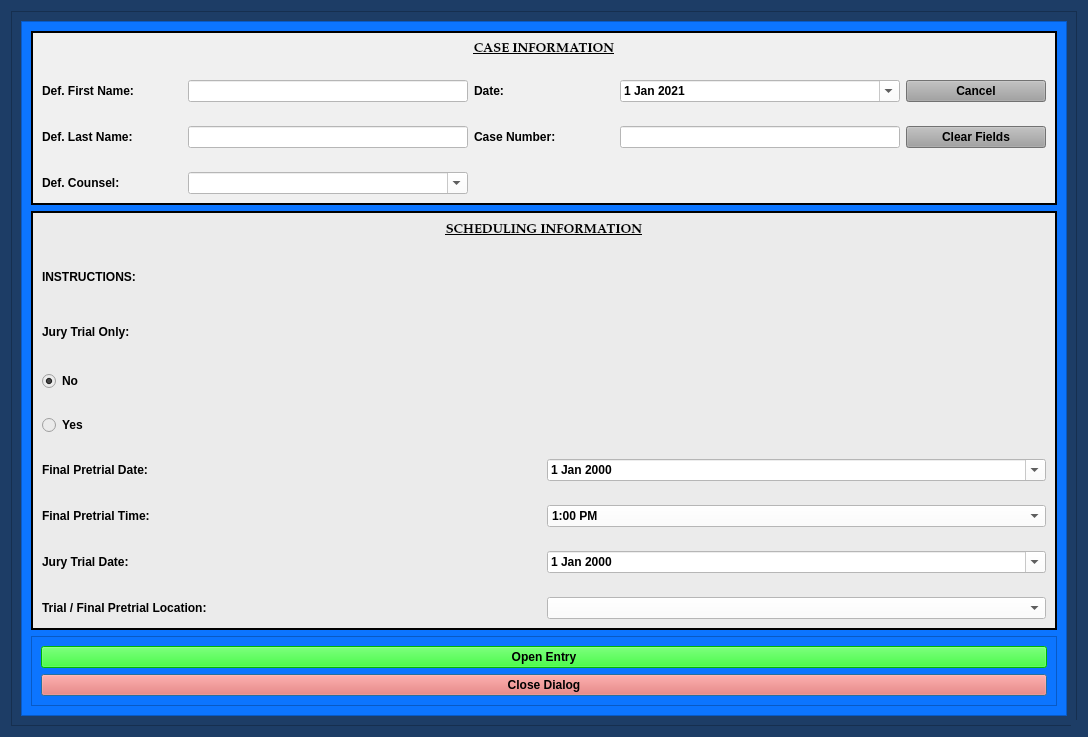
<?xml version="1.0" encoding="UTF-8"?>
<ui version="4.0">
 <class>FinalJuryNoticeOfHearingDialog</class>
 <widget class="QDialog" name="FinalJuryNoticeOfHearingDialog">
  <property name="windowModality">
   <enum>Qt::NonModal</enum>
  </property>
  <property name="geometry">
   <rect>
    <x>0</x>
    <y>0</y>
    <width>1088</width>
    <height>737</height>
   </rect>
  </property>
  <property name="sizePolicy">
   <sizepolicy hsizetype="Preferred" vsizetype="Preferred">
    <horstretch>0</horstretch>
    <verstretch>0</verstretch>
   </sizepolicy>
  </property>
  <property name="minimumSize">
   <size>
    <width>0</width>
    <height>0</height>
   </size>
  </property>
  <property name="maximumSize">
   <size>
    <width>2500</width>
    <height>3500</height>
   </size>
  </property>
  <property name="palette">
   <palette>
    <active>
     <colorrole role="Button">
      <brush brushstyle="SolidPattern">
       <color alpha="255">
        <red>29</red>
        <green>61</green>
        <blue>102</blue>
       </color>
      </brush>
     </colorrole>
     <colorrole role="Base">
      <brush brushstyle="SolidPattern">
       <color alpha="255">
        <red>29</red>
        <green>61</green>
        <blue>102</blue>
       </color>
      </brush>
     </colorrole>
     <colorrole role="Window">
      <brush brushstyle="SolidPattern">
       <color alpha="255">
        <red>29</red>
        <green>61</green>
        <blue>102</blue>
       </color>
      </brush>
     </colorrole>
    </active>
    <inactive>
     <colorrole role="Button">
      <brush brushstyle="SolidPattern">
       <color alpha="255">
        <red>29</red>
        <green>61</green>
        <blue>102</blue>
       </color>
      </brush>
     </colorrole>
     <colorrole role="Base">
      <brush brushstyle="SolidPattern">
       <color alpha="255">
        <red>29</red>
        <green>61</green>
        <blue>102</blue>
       </color>
      </brush>
     </colorrole>
     <colorrole role="Window">
      <brush brushstyle="SolidPattern">
       <color alpha="255">
        <red>29</red>
        <green>61</green>
        <blue>102</blue>
       </color>
      </brush>
     </colorrole>
    </inactive>
    <disabled>
     <colorrole role="Button">
      <brush brushstyle="SolidPattern">
       <color alpha="255">
        <red>29</red>
        <green>61</green>
        <blue>102</blue>
       </color>
      </brush>
     </colorrole>
     <colorrole role="Base">
      <brush brushstyle="SolidPattern">
       <color alpha="255">
        <red>29</red>
        <green>61</green>
        <blue>102</blue>
       </color>
      </brush>
     </colorrole>
     <colorrole role="Window">
      <brush brushstyle="SolidPattern">
       <color alpha="255">
        <red>29</red>
        <green>61</green>
        <blue>102</blue>
       </color>
      </brush>
     </colorrole>
    </disabled>
   </palette>
  </property>
  <property name="font">
   <font>
    <family>Palatino Linotype</family>
    <pointsize>10</pointsize>
    <weight>75</weight>
    <italic>false</italic>
    <bold>true</bold>
   </font>
  </property>
  <property name="windowTitle">
   <string>Final and Jury Notice of Hearing Information</string>
  </property>
  <property name="toolTip">
   <string/>
  </property>
  <property name="styleSheet">
   <string notr="true">background-color: rgb(29, 61, 102);
font: 75 10pt &quot;Palatino Linotype&quot;;
font-weight: bold;</string>
  </property>
  <property name="sizeGripEnabled">
   <bool>true</bool>
  </property>
  <property name="modal">
   <bool>true</bool>
  </property>
  <layout class="QGridLayout" name="gridLayout_8">
   <item row="0" column="0">
    <widget class="QFrame" name="frame_4">
     <property name="styleSheet">
      <string notr="true">background-color: rgb(29, 61, 102);</string>
     </property>
     <property name="frameShape">
      <enum>QFrame::StyledPanel</enum>
     </property>
     <property name="frameShadow">
      <enum>QFrame::Raised</enum>
     </property>
     <layout class="QGridLayout" name="gridLayout_4">
      <item row="0" column="0">
       <widget class="QScrollArea" name="scrollArea">
        <property name="focusPolicy">
         <enum>Qt::NoFocus</enum>
        </property>
        <property name="styleSheet">
         <string notr="true">background-color: rgb(12, 117, 255);</string>
        </property>
        <property name="widgetResizable">
         <bool>true</bool>
        </property>
        <widget class="QWidget" name="scrollAreaWidgetContents">
         <property name="geometry">
          <rect>
           <x>0</x>
           <y>0</y>
           <width>1027</width>
           <height>704</height>
          </rect>
         </property>
         <layout class="QGridLayout" name="gridLayout_2">
          <item row="2" column="0">
           <widget class="QFrame" name="frame_8">
            <property name="styleSheet">
             <string notr="true">background-color: rgb(12, 117, 255);</string>
            </property>
            <property name="frameShape">
             <enum>QFrame::StyledPanel</enum>
            </property>
            <property name="frameShadow">
             <enum>QFrame::Raised</enum>
            </property>
            <layout class="QGridLayout" name="gridLayout_10">
             <item row="2" column="0">
              <widget class="QPushButton" name="close_dialog_Button">
               <property name="styleSheet">
                <string notr="true">background-color: rgb(255, 96, 82);
font: 75 11pt &quot;Palatino Linotype&quot;;
font-weight: bold;</string>
               </property>
               <property name="text">
                <string>Close Dialog</string>
               </property>
              </widget>
             </item>
             <item row="0" column="0">
              <widget class="QPushButton" name="create_entry_Button">
               <property name="styleSheet">
                <string notr="true">background-color: rgb(0, 255, 0);
font: 75 11pt &quot;Palatino Linotype&quot;;
font-weight: bold;</string>
               </property>
               <property name="text">
                <string>Open Entry</string>
               </property>
               <property name="autoDefault">
                <bool>false</bool>
               </property>
              </widget>
             </item>
            </layout>
           </widget>
          </item>
          <item row="1" column="0">
           <widget class="QFrame" name="frame_5">
            <property name="styleSheet">
             <string notr="true">background-color: rgb(235, 235, 235);</string>
            </property>
            <property name="frameShape">
             <enum>QFrame::Box</enum>
            </property>
            <property name="frameShadow">
             <enum>QFrame::Plain</enum>
            </property>
            <property name="lineWidth">
             <number>2</number>
            </property>
            <layout class="QGridLayout" name="gridLayout_6">
             <item row="0" column="0">
              <layout class="QGridLayout" name="gridLayout_3" rowstretch="1,2,2,2,0,0,0,0,0" rowminimumheight="0,0,0,0,0,0,0,0,0">
               <property name="verticalSpacing">
                <number>24</number>
               </property>
               <item row="2" column="0">
                <widget class="QLabel" name="label_8">
                 <property name="text">
                  <string>Jury Trial Only:</string>
                 </property>
                </widget>
               </item>
               <item row="6" column="1">
                <widget class="NoScrollComboBox" name="final_pretrial_time_box">
                 <property name="enabled">
                  <bool>true</bool>
                 </property>
                 <property name="styleSheet">
                  <string notr="true">background-color: rgb(255, 255, 255);</string>
                 </property>
                 <item>
                  <property name="text">
                   <string>1:00 PM</string>
                  </property>
                 </item>
                 <item>
                  <property name="text">
                   <string>1:15 PM</string>
                  </property>
                 </item>
                 <item>
                  <property name="text">
                   <string>1:30 PM</string>
                  </property>
                 </item>
                 <item>
                  <property name="text">
                   <string>1:45 PM</string>
                  </property>
                 </item>
                 <item>
                  <property name="text">
                   <string>2:00 PM</string>
                  </property>
                 </item>
                 <item>
                  <property name="text">
                   <string>2:15 PM</string>
                  </property>
                 </item>
                 <item>
                  <property name="text">
                   <string>2:30 PM</string>
                  </property>
                 </item>
                 <item>
                  <property name="text">
                   <string>2:45 PM</string>
                  </property>
                 </item>
                 <item>
                  <property name="text">
                   <string>3:00 PM</string>
                  </property>
                 </item>
                 <item>
                  <property name="text">
                   <string>3:15 PM</string>
                  </property>
                 </item>
                 <item>
                  <property name="text">
                   <string>3:30 PM</string>
                  </property>
                 </item>
                 <item>
                  <property name="text">
                   <string>3:45 PM</string>
                  </property>
                 </item>
                 <item>
                  <property name="text">
                   <string>4:00 PM</string>
                  </property>
                 </item>
                 <item>
                  <property name="text">
                   <string>4:15 PM</string>
                  </property>
                 </item>
                </widget>
               </item>
               <item row="6" column="0">
                <widget class="QLabel" name="final_pretrial_time_label">
                 <property name="text">
                  <string>Final Pretrial Time:</string>
                 </property>
                </widget>
               </item>
               <item row="4" column="0">
                <widget class="QRadioButton" name="jury_trial_only_yes_radioButton">
                 <property name="text">
                  <string>Yes</string>
                 </property>
                 <attribute name="buttonGroup">
                  <string notr="true">buttonGroup</string>
                 </attribute>
                </widget>
               </item>
               <item row="5" column="0">
                <widget class="QLabel" name="final_pretrial_date_label">
                 <property name="text">
                  <string>Final Pretrial Date:</string>
                 </property>
                </widget>
               </item>
               <item row="7" column="1">
                <widget class="NoScrollDateEdit" name="trial_dateEdit">
                 <property name="styleSheet">
                  <string notr="true">color: rgb(0, 0, 0);
background-color: rgb(255, 255, 255);</string>
                 </property>
                 <property name="calendarPopup">
                  <bool>true</bool>
                 </property>
                </widget>
               </item>
               <item row="5" column="1">
                <widget class="NoScrollDateEdit" name="final_pretrial_dateEdit">
                 <property name="styleSheet">
                  <string notr="true">color: rgb(0, 0, 0);
background-color: rgb(255, 255, 255);</string>
                 </property>
                 <property name="calendarPopup">
                  <bool>true</bool>
                 </property>
                </widget>
               </item>
               <item row="7" column="0">
                <widget class="QLabel" name="label_4">
                 <property name="text">
                  <string>Jury Trial Date:</string>
                 </property>
                </widget>
               </item>
               <item row="1" column="0" colspan="2">
                <widget class="QLabel" name="instructions_label">
                 <property name="text">
                  <string>INSTRUCTIONS:</string>
                 </property>
                </widget>
               </item>
               <item row="0" column="0" colspan="2">
                <widget class="QLabel" name="label_5">
                 <property name="font">
                  <font>
                   <family>Palatino Linotype</family>
                   <pointsize>10</pointsize>
                   <weight>75</weight>
                   <italic>false</italic>
                   <bold>true</bold>
                   <underline>true</underline>
                  </font>
                 </property>
                 <property name="text">
                  <string>SCHEDULING INFORMATION</string>
                 </property>
                 <property name="alignment">
                  <set>Qt::AlignCenter</set>
                 </property>
                </widget>
               </item>
               <item row="3" column="0">
                <widget class="QRadioButton" name="jury_trial_only_no_radioButton">
                 <property name="text">
                  <string>No</string>
                 </property>
                 <property name="checked">
                  <bool>true</bool>
                 </property>
                 <attribute name="buttonGroup">
                  <string notr="true">buttonGroup</string>
                 </attribute>
                </widget>
               </item>
               <item row="8" column="0">
                <widget class="QLabel" name="label_7">
                 <property name="text">
                  <string>Trial / Final Pretrial Location:</string>
                 </property>
                </widget>
               </item>
               <item row="8" column="1">
                <widget class="NoScrollComboBox" name="hearing_location_box">
                 <property name="styleSheet">
                  <string notr="true">background-color: rgb(255, 255, 255);</string>
                 </property>
                 <item>
                  <property name="text">
                   <string/>
                  </property>
                 </item>
                 <item>
                  <property name="text">
                   <string>Courtroom A</string>
                  </property>
                 </item>
                 <item>
                  <property name="text">
                   <string>Courtroom B</string>
                  </property>
                 </item>
                 <item>
                  <property name="text">
                   <string>Courtroom C</string>
                  </property>
                 </item>
                </widget>
               </item>
              </layout>
             </item>
            </layout>
           </widget>
          </item>
          <item row="0" column="0">
           <widget class="QFrame" name="case_name_Frame">
            <property name="sizePolicy">
             <sizepolicy hsizetype="Preferred" vsizetype="Preferred">
              <horstretch>0</horstretch>
              <verstretch>0</verstretch>
             </sizepolicy>
            </property>
            <property name="styleSheet">
             <string notr="true">background-color: rgb(240, 240, 240);</string>
            </property>
            <property name="frameShape">
             <enum>QFrame::Box</enum>
            </property>
            <property name="frameShadow">
             <enum>QFrame::Plain</enum>
            </property>
            <property name="lineWidth">
             <number>2</number>
            </property>
            <layout class="QGridLayout" name="gridLayout_5">
             <item row="0" column="0">
              <layout class="QGridLayout" name="gridLayout" columnstretch="1,2,1,2,1">
               <property name="verticalSpacing">
                <number>24</number>
               </property>
               <item row="1" column="0">
                <widget class="QLabel" name="label">
                 <property name="text">
                  <string>Def. First Name:</string>
                 </property>
                </widget>
               </item>
               <item row="1" column="1">
                <widget class="QLineEdit" name="defendant_first_name_lineEdit">
                 <property name="styleSheet">
                  <string notr="true">background-color: rgb(255, 255, 255);</string>
                 </property>
                </widget>
               </item>
               <item row="1" column="2">
                <widget class="QLabel" name="label_26">
                 <property name="text">
                  <string>Date:</string>
                 </property>
                </widget>
               </item>
               <item row="1" column="3">
                <widget class="NoScrollDateEdit" name="plea_trial_date">
                 <property name="focusPolicy">
                  <enum>Qt::NoFocus</enum>
                 </property>
                 <property name="styleSheet">
                  <string notr="true">color: rgb(0, 0, 0);
background-color: rgb(255, 255, 255);</string>
                 </property>
                 <property name="minimumDate">
                  <date>
                   <year>2021</year>
                   <month>1</month>
                   <day>1</day>
                  </date>
                 </property>
                 <property name="calendarPopup">
                  <bool>true</bool>
                 </property>
                 <property name="date">
                  <date>
                   <year>2021</year>
                   <month>1</month>
                   <day>1</day>
                  </date>
                 </property>
                </widget>
               </item>
               <item row="1" column="4">
                <widget class="QPushButton" name="cancel_Button">
                 <property name="focusPolicy">
                  <enum>Qt::NoFocus</enum>
                 </property>
                 <property name="styleSheet">
                  <string notr="true">background-color: rgb(160, 160, 160);</string>
                 </property>
                 <property name="text">
                  <string>Cancel</string>
                 </property>
                </widget>
               </item>
               <item row="2" column="0">
                <widget class="QLabel" name="label_2">
                 <property name="text">
                  <string>Def. Last Name:</string>
                 </property>
                </widget>
               </item>
               <item row="2" column="1">
                <widget class="QLineEdit" name="defendant_last_name_lineEdit">
                 <property name="enabled">
                  <bool>true</bool>
                 </property>
                 <property name="styleSheet">
                  <string notr="true">background-color: rgb(255, 255, 255);</string>
                 </property>
                </widget>
               </item>
               <item row="2" column="2">
                <widget class="QLabel" name="label_3">
                 <property name="text">
                  <string>Case Number:</string>
                 </property>
                </widget>
               </item>
               <item row="2" column="3">
                <widget class="QLineEdit" name="case_number_lineEdit">
                 <property name="maximumSize">
                  <size>
                   <width>500</width>
                   <height>16777215</height>
                  </size>
                 </property>
                 <property name="styleSheet">
                  <string notr="true">background-color: rgb(255, 255, 255);</string>
                 </property>
                </widget>
               </item>
               <item row="2" column="4">
                <widget class="QPushButton" name="clear_fields_case_Button">
                 <property name="focusPolicy">
                  <enum>Qt::NoFocus</enum>
                 </property>
                 <property name="styleSheet">
                  <string notr="true">background-color: rgb(160, 160, 160);</string>
                 </property>
                 <property name="text">
                  <string>Clear Fields</string>
                 </property>
                </widget>
               </item>
               <item row="3" column="0">
                <widget class="QLabel" name="label_24">
                 <property name="text">
                  <string>Def. Counsel:</string>
                 </property>
                </widget>
               </item>
               <item row="3" column="1">
                <widget class="QComboBox" name="defense_counsel_name_box">
                 <property name="styleSheet">
                  <string notr="true">background-color: rgb(255, 255, 255);</string>
                 </property>
                 <property name="editable">
                  <bool>true</bool>
                 </property>
                </widget>
               </item>
               <item row="0" column="0" colspan="5">
                <widget class="QLabel" name="label_6">
                 <property name="font">
                  <font>
                   <family>Palatino Linotype</family>
                   <pointsize>10</pointsize>
                   <weight>75</weight>
                   <italic>false</italic>
                   <bold>true</bold>
                   <underline>true</underline>
                  </font>
                 </property>
                 <property name="text">
                  <string>CASE INFORMATION</string>
                 </property>
                 <property name="alignment">
                  <set>Qt::AlignCenter</set>
                 </property>
                </widget>
               </item>
              </layout>
             </item>
            </layout>
           </widget>
          </item>
         </layout>
        </widget>
       </widget>
      </item>
     </layout>
    </widget>
   </item>
  </layout>
 </widget>
 <customwidgets>
  <customwidget>
   <class>NoScrollDateEdit</class>
   <extends>QDateEdit</extends>
   <header>munientry.widgets.custom_widgets</header>
  </customwidget>
  <customwidget>
   <class>NoScrollComboBox</class>
   <extends>QComboBox</extends>
   <header>munientry.widgets.combo_boxes</header>
  </customwidget>
 </customwidgets>
 <tabstops>
  <tabstop>final_pretrial_dateEdit</tabstop>
  <tabstop>final_pretrial_time_box</tabstop>
  <tabstop>trial_dateEdit</tabstop>
  <tabstop>hearing_location_box</tabstop>
  <tabstop>defendant_first_name_lineEdit</tabstop>
  <tabstop>defendant_last_name_lineEdit</tabstop>
  <tabstop>defense_counsel_name_box</tabstop>
  <tabstop>case_number_lineEdit</tabstop>
  <tabstop>jury_trial_only_no_radioButton</tabstop>
  <tabstop>jury_trial_only_yes_radioButton</tabstop>
  <tabstop>create_entry_Button</tabstop>
  <tabstop>close_dialog_Button</tabstop>
 </tabstops>
 <resources/>
 <connections/>
 <slots>
  <slot>create_entry()</slot>
  <slot>continue_dialog()</slot>
  <slot>close_window()</slot>
  <slot>set_dialog()</slot>
  <slot>update_case_information()</slot>
  <slot>ovi_dialog()</slot>
  <slot>sentencing_dialog()</slot>
  <slot>proceed_to_sentencing()</slot>
  <slot>proceed_to_ovi()</slot>
  <slot>add_charge()</slot>
  <slot>set_statute()</slot>
  <slot>set_pay_date()</slot>
  <slot>amend_offense()</slot>
  <slot>set_offense()</slot>
  <slot>add_charge_to_view()</slot>
  <slot>delete_charge()</slot>
  <slot>delete_charge_from_view()</slot>
  <slot>close_event()</slot>
  <slot>set_fra_in_file()</slot>
  <slot>set_fra_in_court()</slot>
  <slot>start_add_conditions_dialog()</slot>
  <slot>start_amend_offense_dialog()</slot>
 </slots>
 <buttongroups>
  <buttongroup name="buttonGroup"/>
 </buttongroups>
</ui>
